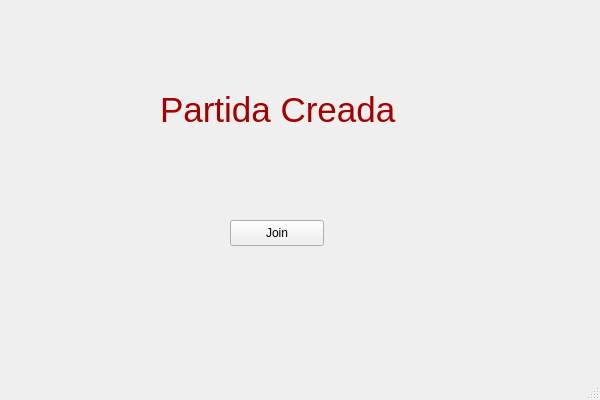
<?xml version="1.0" encoding="UTF-8"?>
<ui version="4.0">
 <class>ClientWindow</class>
 <widget class="QMainWindow" name="ClientWindow">
  <property name="geometry">
   <rect>
    <x>0</x>
    <y>0</y>
    <width>600</width>
    <height>400</height>
   </rect>
  </property>
  <property name="minimumSize">
   <size>
    <width>600</width>
    <height>400</height>
   </size>
  </property>
  <property name="maximumSize">
   <size>
    <width>600</width>
    <height>400</height>
   </size>
  </property>
  <property name="windowTitle">
   <string>Login</string>
  </property>
  <widget class="QWidget" name="centralwidget">
   <widget class="QStackedWidget" name="stack">
    <property name="geometry">
     <rect>
      <x>20</x>
      <y>10</y>
      <width>551</width>
      <height>331</height>
     </rect>
    </property>
    <property name="currentIndex">
     <number>5</number>
    </property>
    <widget class="QWidget" name="loginPage">
     <widget class="QWidget" name="formLayoutWidget">
      <property name="geometry">
       <rect>
        <x>20</x>
        <y>60</y>
        <width>231</width>
        <height>93</height>
       </rect>
      </property>
      <layout class="QFormLayout" name="formLayout">
       <item row="1" column="0">
        <widget class="QLabel" name="label_2">
         <property name="text">
          <string>Host</string>
         </property>
        </widget>
       </item>
       <item row="2" column="0">
        <widget class="QLabel" name="label_3">
         <property name="text">
          <string>Port</string>
         </property>
        </widget>
       </item>
       <item row="0" column="0">
        <widget class="QLabel" name="label">
         <property name="text">
          <string>Name</string>
         </property>
        </widget>
       </item>
       <item row="0" column="1">
        <widget class="QLineEdit" name="name">
         <property name="text">
          <string/>
         </property>
        </widget>
       </item>
       <item row="1" column="1">
        <widget class="QLineEdit" name="host">
         <property name="text">
          <string/>
         </property>
        </widget>
       </item>
       <item row="2" column="1">
        <widget class="QSpinBox" name="port">
         <property name="maximum">
          <number>999999999</number>
         </property>
        </widget>
       </item>
      </layout>
     </widget>
     <widget class="QPushButton" name="loginButton">
      <property name="geometry">
       <rect>
        <x>150</x>
        <y>160</y>
        <width>94</width>
        <height>26</height>
       </rect>
      </property>
      <property name="text">
       <string>Connect</string>
      </property>
     </widget>
     <widget class="QLabel" name="label_8">
      <property name="geometry">
       <rect>
        <x>20</x>
        <y>0</y>
        <width>121</width>
        <height>31</height>
       </rect>
      </property>
      <property name="text">
       <string>&lt;html&gt;&lt;head/&gt;&lt;body&gt;&lt;p&gt;Wolfenstein &lt;span style=&quot; font-weight:600;&quot;&gt;3D&lt;/span&gt;&lt;/p&gt;&lt;/body&gt;&lt;/html&gt;</string>
      </property>
     </widget>
    </widget>
    <widget class="QWidget" name="optionPage">
     <widget class="QWidget" name="verticalLayoutWidget">
      <property name="geometry">
       <rect>
        <x>100</x>
        <y>90</y>
        <width>311</width>
        <height>131</height>
       </rect>
      </property>
      <layout class="QVBoxLayout" name="verticalLayout_2">
       <item>
        <widget class="QPushButton" name="createMatchButton">
         <property name="text">
          <string>Crear partida nueva</string>
         </property>
        </widget>
       </item>
       <item>
        <widget class="QPushButton" name="connectToMatchButton">
         <property name="text">
          <string>Conectarse a una partida existente</string>
         </property>
        </widget>
       </item>
      </layout>
     </widget>
    </widget>
    <widget class="QWidget" name="newGamePage">
     <widget class="QPushButton" name="selectMapButton">
      <property name="geometry">
       <rect>
        <x>230</x>
        <y>270</y>
        <width>111</width>
        <height>41</height>
       </rect>
      </property>
      <property name="text">
       <string>Crear</string>
      </property>
     </widget>
     <widget class="QWidget" name="frameMaps" native="true">
      <property name="geometry">
       <rect>
        <x>20</x>
        <y>70</y>
        <width>291</width>
        <height>181</height>
       </rect>
      </property>
     </widget>
     <widget class="QWidget" name="resolutionWidget_1" native="true">
      <property name="geometry">
       <rect>
        <x>400</x>
        <y>70</y>
        <width>121</width>
        <height>191</height>
       </rect>
      </property>
     </widget>
     <widget class="QLabel" name="label_4">
      <property name="geometry">
       <rect>
        <x>60</x>
        <y>20</y>
        <width>161</width>
        <height>41</height>
       </rect>
      </property>
      <property name="text">
       <string>&lt;html&gt;&lt;head/&gt;&lt;body&gt;&lt;p&gt;&lt;span style=&quot; font-size:14pt;&quot;&gt;Selecione  mapa&lt;/span&gt;&lt;/p&gt;&lt;/body&gt;&lt;/html&gt;</string>
      </property>
     </widget>
     <widget class="QLabel" name="label_5">
      <property name="geometry">
       <rect>
        <x>400</x>
        <y>30</y>
        <width>121</width>
        <height>18</height>
       </rect>
      </property>
      <property name="text">
       <string>&lt;html&gt;&lt;head/&gt;&lt;body&gt;&lt;p&gt;&lt;span style=&quot; font-size:14pt;&quot;&gt;Resolucion&lt;/span&gt;&lt;/p&gt;&lt;/body&gt;&lt;/html&gt;</string>
      </property>
     </widget>
    </widget>
    <widget class="QWidget" name="joinGamePage">
     <widget class="QPushButton" name="selectMatchButton">
      <property name="geometry">
       <rect>
        <x>230</x>
        <y>270</y>
        <width>94</width>
        <height>26</height>
       </rect>
      </property>
      <property name="text">
       <string>Unirse</string>
      </property>
     </widget>
     <widget class="QWidget" name="frameMatchs" native="true">
      <property name="geometry">
       <rect>
        <x>30</x>
        <y>60</y>
        <width>291</width>
        <height>181</height>
       </rect>
      </property>
     </widget>
     <widget class="QWidget" name="resolutionWidget_2" native="true">
      <property name="geometry">
       <rect>
        <x>410</x>
        <y>60</y>
        <width>101</width>
        <height>191</height>
       </rect>
      </property>
     </widget>
     <widget class="QLabel" name="label_6">
      <property name="geometry">
       <rect>
        <x>70</x>
        <y>10</y>
        <width>191</width>
        <height>41</height>
       </rect>
      </property>
      <property name="text">
       <string>&lt;html&gt;&lt;head/&gt;&lt;body&gt;&lt;p&gt;&lt;span style=&quot; font-size:14pt;&quot;&gt;Selecione partida&lt;/span&gt;&lt;/p&gt;&lt;/body&gt;&lt;/html&gt;</string>
      </property>
     </widget>
     <widget class="QLabel" name="label_7">
      <property name="geometry">
       <rect>
        <x>400</x>
        <y>20</y>
        <width>121</width>
        <height>21</height>
       </rect>
      </property>
      <property name="text">
       <string>&lt;html&gt;&lt;head/&gt;&lt;body&gt;&lt;p&gt;&lt;span style=&quot; font-size:14pt;&quot;&gt;Resolucion&lt;/span&gt;&lt;/p&gt;&lt;/body&gt;&lt;/html&gt;</string>
      </property>
     </widget>
    </widget>
    <widget class="QWidget" name="inGamePage">
     <widget class="QLabel" name="label_9">
      <property name="geometry">
       <rect>
        <x>90</x>
        <y>90</y>
        <width>381</width>
        <height>101</height>
       </rect>
      </property>
      <property name="text">
       <string>&lt;html&gt;&lt;head/&gt;&lt;body&gt;&lt;p&gt;&lt;span style=&quot; font-size:26pt; color:#a40000;&quot;&gt;Partida en Ejecucion&lt;/span&gt;&lt;/p&gt;&lt;/body&gt;&lt;/html&gt;</string>
      </property>
     </widget>
    </widget>
    <widget class="QWidget" name="wantToJoin">
     <widget class="QPushButton" name="Play">
      <property name="geometry">
       <rect>
        <x>210</x>
        <y>210</y>
        <width>94</width>
        <height>26</height>
       </rect>
      </property>
      <property name="text">
       <string>Join</string>
      </property>
     </widget>
     <widget class="QLabel" name="label_10">
      <property name="geometry">
       <rect>
        <x>140</x>
        <y>50</y>
        <width>291</width>
        <height>101</height>
       </rect>
      </property>
      <property name="text">
       <string>&lt;html&gt;&lt;head/&gt;&lt;body&gt;&lt;p&gt;&lt;span style=&quot; font-size:26pt; color:#a40000;&quot;&gt;Partida Creada&lt;/span&gt;&lt;/p&gt;&lt;/body&gt;&lt;/html&gt;</string>
      </property>
     </widget>
    </widget>
   </widget>
  </widget>
  <widget class="QMenuBar" name="menubar">
   <property name="geometry">
    <rect>
     <x>0</x>
     <y>0</y>
     <width>600</width>
     <height>23</height>
    </rect>
   </property>
  </widget>
  <widget class="QStatusBar" name="statusbar"/>
 </widget>
 <resources/>
 <connections/>
</ui>
